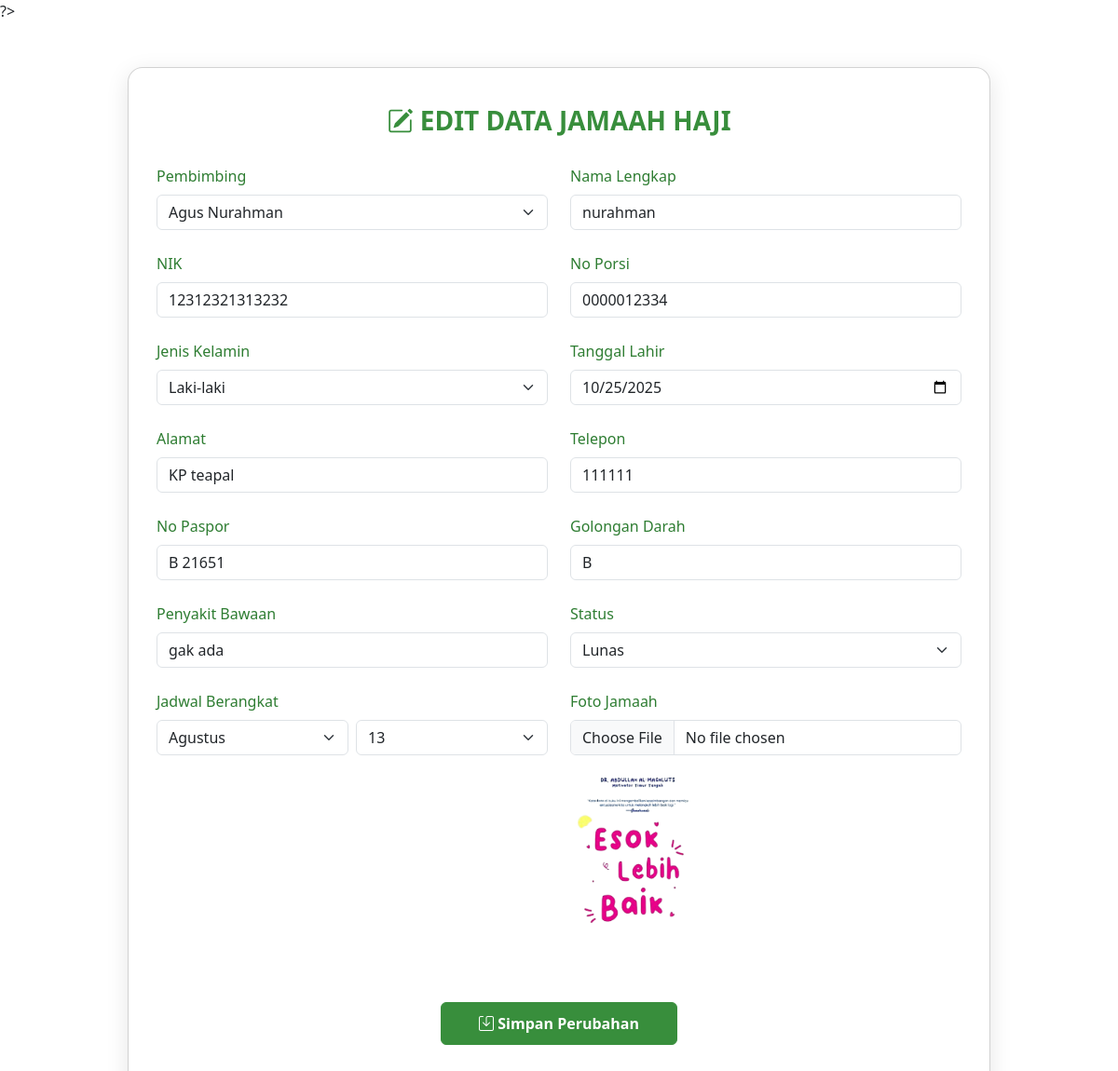
The app's page /contern/jamaahHaji/editJamaah.php?id=19 with its own data.
### tables this page shows
CREATE TABLE `jamaah_haji` (
  `id` int NOT NULL,
  `foto` varchar(100) NOT NULL,
  `nik` varchar(20) NOT NULL,
  `no_porsi` varchar(30) NOT NULL,
  `nama_lengkap` varchar(100) NOT NULL,
  `jenis_kelamin` varchar(20) DEFAULT NULL,
  `tanggal_lahir` date NOT NULL,
  `alamat` varchar(200) DEFAULT NULL,
  `telepon` varchar(30) DEFAULT NULL,
  `no_paspor` varchar(20) DEFAULT NULL,
  `golongan_darah` varchar(5) DEFAULT NULL,
  `penyakit_bawaan` varchar(100) DEFAULT NULL,
  `jadwal_berangkat` date DEFAULT NULL,
  `status` varchar(250) NOT NULL,
  `data_pulang` date DEFAULT NULL,
  `id_pembimbing` int DEFAULT NULL
);

### contern/jamaahHaji/editJamaah.php (the view, shortened to what this page needs)
<!DOCTYPE html>
<html lang="id">
<head>
  <link rel="stylesheet" href="https://cdn.jsdelivr.net/npm/bootstrap@5.3.3/dist/css/bootstrap.min.css" />
  <link rel="stylesheet" href="https://cdn.jsdelivr.net/npm/bootstrap-icons@1.10.5/font/bootstrap-icons.css" />
</head>
<body>
  <?php
  include __DIR__ . '/../../backend/database.php';
  $id = $_GET['id'];
  $sql = "SELECT * FROM jamaah_haji WHERE id=$id";
  $tampil = $conn->query($sql);
  $data = mysqli_fetch_assoc($tampil);
  ?>
  <div class="container py-5">
    <div class="row justify-content-center">
      <div class="col-lg-10">
        <div class="card card-form">
          <h3 class="form-title"><i class="bi bi-pencil-square"></i> Edit Data Jamaah Haji</h3>
          <form action="../../backend/query/updateJamaah.php" method="POST" enctype="multipart/form-data">
            <div class="row g-4">
              <div class="col-md-6">
                <label for="id_pembimbing" class="form-label">Pembimbing</label>
                <select class="form-select" id="id_pembimbing" name="id_pembimbing" required>
                  <?php
                  $sqlPembimbing = "SELECT id, nama_lengkap FROM pembimbing_haji";
                  $resultPembimbing = $conn->query($sqlPembimbing);
                  while ($rowPembimbing = $resultPembimbing->fetch_assoc()) {
                    $selected = ($rowPembimbing['id'] == $data['id_pembimbing']) ? 'selected' : '';
                    echo '<option value="' . $rowPembimbing['id'] . '" ' . $selected . '>' . htmlspecialchars($rowPembimbing['nama_lengkap']) . '</option>';
                  }
                  ?>
                </select>
              </div>
              <div class="col-md-6">
                <label for="nama_lengkap" class="form-label">Nama Lengkap</label>
                <input type="text" class="form-control" id="nama_lengkap" name="nama_lengkap" value="<?= $data['nama_lengkap'] ?>" required />
              </div>
              <div class="col-md-6">
                <label for="nik" class="form-label">NIK</label>
                <input type="number" class="form-control" id="nik" name="nik" value="<?= $data['nik'] ?>" min="0" required />
              </div>
              <div class="col-md-6">
                <label for="no_porsi" class="form-label">No Porsi</label>
                <input type="text" class="form-control" id="no_porsi" name="no_porsi" value="<?= $data['no_porsi'] ?>" required />
              </div>
              <div class="col-md-6">
                <label for="jenis_kelamin" class="form-label">Jenis Kelamin</label>
                <select class="form-select" name="jenis_kelamin" required>
                  <option value="Laki-laki" <?= $data['jenis_kelamin'] == 'Laki-laki' ? 'selected' : '' ?>>Laki-laki</option>
                </select>
              </div>
              <div class="col-md-6">
                <label for="tanggal_lahir" class="form-label">Tanggal Lahir</label>
                <input type="date" class="form-control" id="tanggal_lahir" name="tanggal_lahir" value="<?= $data['tanggal_lahir'] ?>" required />
              </div>
              <div class="col-md-6">
                <label for="alamat" class="form-label">Alamat</label>
                <input type="text" class="form-control" id="alamat" name="alamat" value="<?= $data['alamat'] ?>" required />
              </div>
              <div class="col-md-6">
                <label for="telepon" class="form-label">Telepon</label>
                <input type="number" class="form-control" id="telepon" name="telepon" value="<?= $data['telepon'] ?>" min="0" required />
              </div>
              <div class="col-md-6">
                <label for="no_paspor" class="form-label">No Paspor</label>
                <input type="text" class="form-control" id="no_paspor" name="no_paspor" value="<?= $data['no_paspor'] ?>" />
              </div>
              <div class="col-md-6">
                <label for="golongan_darah" class="form-label">Golongan Darah</label>
                <input type="text" class="form-control" id="golongan_darah" name="golongan_darah" value="<?= $data['golongan_darah'] ?>" />
              </div>
              <div class="col-md-6">
                <label for="penyakit_bawaan" class="form-label">Penyakit Bawaan</label>
                <input type="text" class="form-control" id="penyakit_bawaan" name="penyakit_bawaan" value="<?= $data['penyakit_bawaan'] ?>" />
              </div>
              <div class="col-md-6">
                <label for="status" class="form-label">Status</label>
                <select class="form-select" id="status" name="status" required>
                  <option value="Lunas" <?= $data['status'] == 'Lunas' ? 'selected' : '' ?>>Lunas</option>
                </select>
              </div>
              <div class="col-md-6">
                <label for="jadwal_berangkat" class="form-label">Jadwal Berangkat</label>
                <div class="row g-2">
                  <div class="col-6">
                    <select class="form-select" id="bulan" name="bulan" required>
                      <option value="08" <?= !empty($data['jadwal_berangkat']) && date('m', strtotime($data['jadwal_berangkat'])) == '08' ? 'selected' : '' ?>>Agustus</option>
                    </select>
                  </div>
                  <div class="col-6">
                    <select class="form-select" id="tanggal" name="tanggal" required>
                      <option value="" disabled selected>Pilih Tanggal</option>
                    </select>
                  </div>
                </div>
              </div>
              <div class="col-md-6">
                <label for="foto" class="form-label">Foto Jamaah</label>
                <input type="file" class="form-control" id="foto" name="foto" accept="image/*" onchange="previewImage(event)">
                <?php if (!empty($data['foto'])): ?>
                  <img src="../../uploads/<?= $data['foto'] ?>" id="preview" class="img-preview" alt="Foto Jamaah Lama" />
                <?php else: ?>
                  <img id="preview" class="img-preview" style="display: none;" />
                <?php endif; ?>
              </div>
            </div>
            <div class="d-flex justify-content-center mt-4">
              <button type="submit" class="btn btn-primary" name="update">
                <i class="bi bi-save"></i> Simpan Perubahan
              </button>
            </div>
          </form>
        </div>
      </div>
    </div>
  </div>
</body>
</html>

### contern/jamaahHaji/editJamaah.php (style rules this page uses)
html, body { height: 100vh; }
body { background: url('https://images.pexels.com/photos/2291789/pexels-photo-2291789.jpeg') no-repeat center center fixed; background-size: cover; font-family: 'Segoe UI', sans-serif; }
.card-form { border-radius: 16px; box-shadow: 0 6px 24px rgba(0, 0, 0, 0.1); background: rgba(255, 255, 255, 0.7); padding: 40px 30px; }
.form-title { color: #388e3c; font-weight: bold; text-transform: uppercase; margin-bottom: 30px; text-align: center; }
.form-label { font-weight: 500; color: #2e7d32; }
.btn-primary { background-color: #388e3c; border-color: #388e3c; font-weight: bold; padding: 10px 40px; }
.img-preview { max-width: 150px; margin-top: 10px; border-radius: 8px; }

### records on screen
jamaah_haji: nama_lengkap "nurahman", nik "12312321313232", no_porsi "0000012334", jenis_kelamin "Laki-laki", tanggal_lahir "10/25/2025", alamat "KP teapal", telepon "111111", no_paspor "B 21651", golongan_darah "B", penyakit_bawaan "gak ada", status "Lunas", bulan "Agustus", foto (picture)

### other values on screen
form field id_pembimbing "Agus Nurahman"
